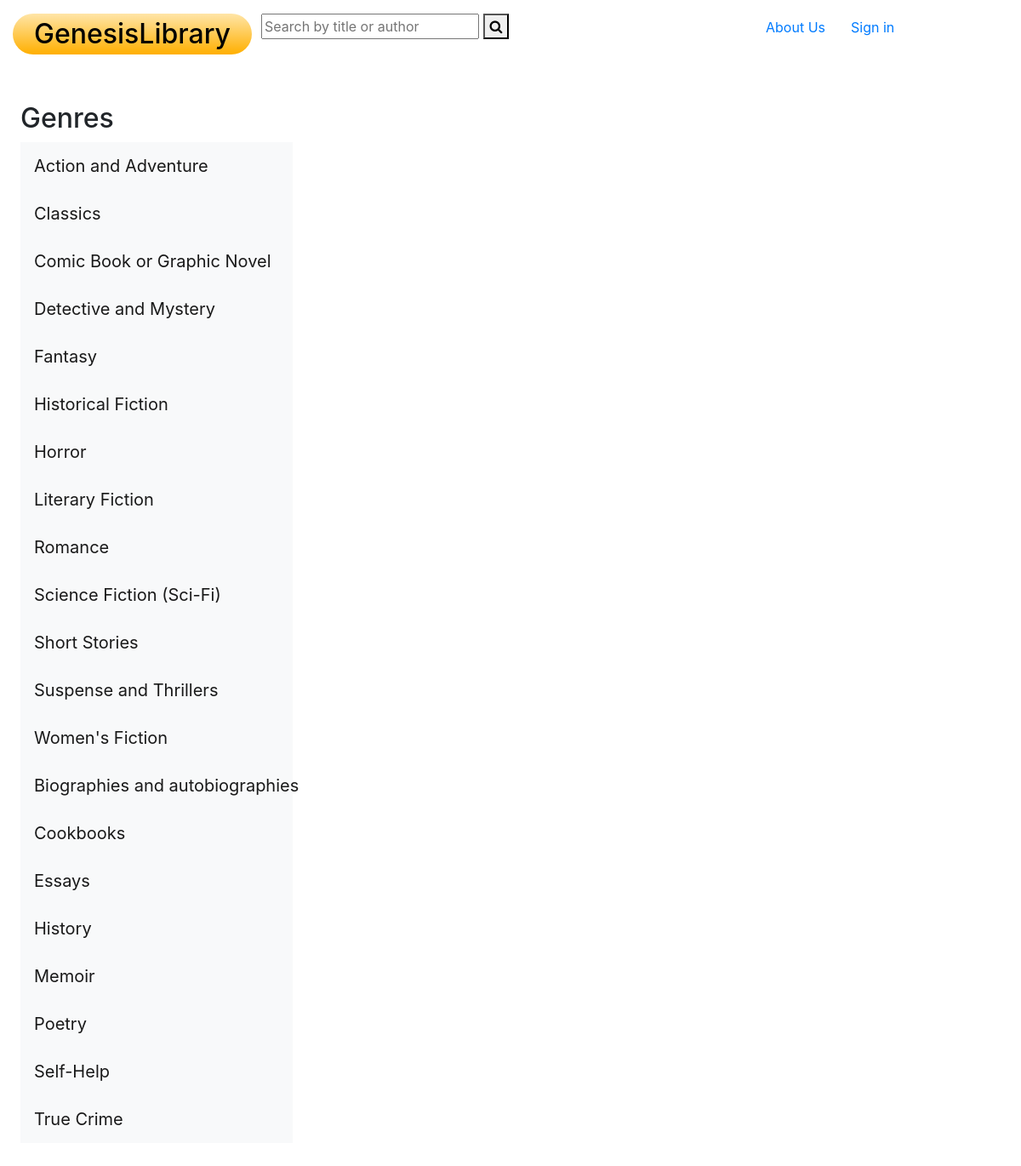
Page /display_genre/DetectiveMystery on the earlier database version.
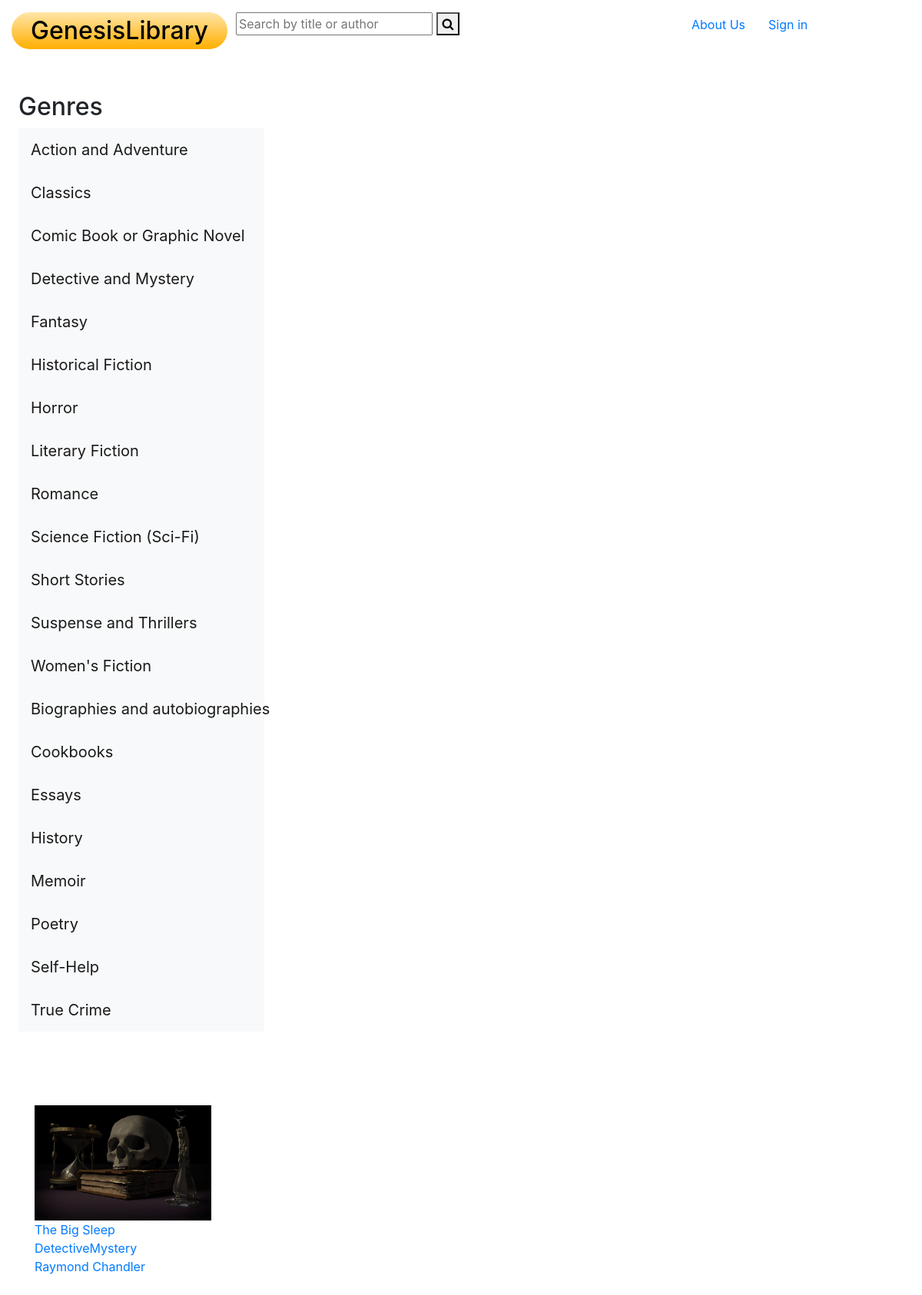
Same page on the later database version.
### libraryGenesis_app/models.py (models this page shows)
class Book(models.Model):
    title = models.CharField(max_length=255)
    author = models.CharField(max_length=255)
    genre = models.CharField(max_length=100)
    publish_date = models.DateField()
    price = models.IntegerField()
    days_avaliable = models.IntegerField()
    about = models.TextField()
    users = models.ManyToManyField(User, related_name="books")
    created_at = models.DateTimeField(auto_now_add = True)
    updated_at = models.DateTimeField(auto_now = True)
    objects = BookManager()

### libraryGenesis_app/views.py (the view)
# urls.py: path('display_genre/<str:genre>', views.display_genre),
def display_genre(request, genre):
    books = Book.objects.filter(genre=genre)
    all_books = Book.objects.all()
    context = {
        'genre_books': books,
        'books': all_books
    }
    return render(request,'books_genre.html', context)

### libraryGenesis_app/templates/books_genre.html (shortened to what the changed rows need)
<!DOCTYPE html>
<html lang="en">
<head>
    {% load static %}
    <link rel="stylesheet" href="{% static 'style.css' %}">
    <link rel="stylesheet" href="https://stackpath.bootstrapcdn.com/font-awesome/4.7.0/css/font-awesome.min.css">
    <link rel="stylesheet" href="https://stackpath.bootstrapcdn.com/bootstrap/4.5.0/css/bootstrap.min.css">
</head>
<body>
    <div class="container-fluid">
        <div class="row dashboard-header mt-3">
            <div class="col-sm">
                <h2 class="gradient"><a class="no-decoration" href="/">GenesisLibrary</a></h2>
            </div>
        </div>
        <div class="row">
            <div class="navigation-bar ml-4">
                <h2 class="mt-5">Genres</h2>
            </div>
            <div class="container mt-5">
                <div class="row mt-5">
                        {% for book in genre_books %}
                        <div class="col-sm-4  mb-5 events">
                        <a href="/display/{{book.id}}">
                        <figure>
                            <img src="{% static book.genre %}{{".jpg"}}" alt="Book Cover" width="230" height="150">
                            <figcaption>
                                {{book.title}}<br>
                                {{book.genre}}<br>
                                {{book.author}}
                            </figcaption>
                        </figure>
                        </div>
                        {% endfor %}
                </div>
                </div>
            </div>
        </div>
</body>
</html>

Differences in the rows shown:
added Book: genre (picture), title "The Big Sleep", genre "DetectiveMystery", author "Raymond Chandler"
